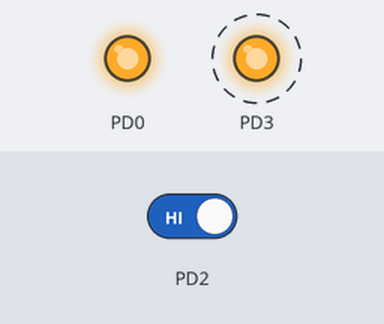
This program was run on a simulated ATmega32, built with avr-gcc and emulated at 8 MHz. On the bench: output pins drawn as LEDs (lit = HIGH). Dashed ring = blinking. The test bench sets the inputs (shaded band); at power-on: PD2 HIGH.

Above: at 1.25 s.
1.3 s: PD2 driven LOW
At 2.3 s:
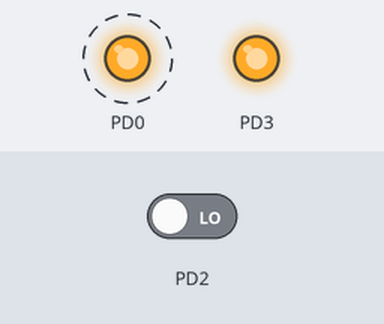
4.3 s: PD2 driven HIGH
At 5.15 s:
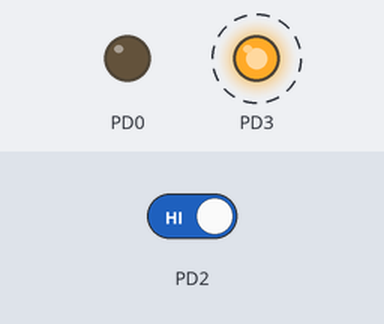
Timing chart, 0 to 13.3 s (numbered marks = the images above; inputs shaded):
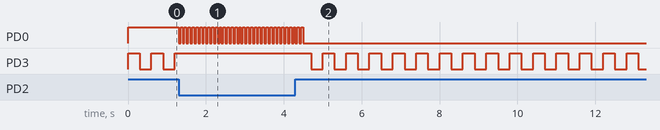

Measured:
- after the input at 1.3 s, PD0: alternates HIGH for 0.05 s and LOW for 0.05 s, starting at once; PD3: stops changing and stays HIGH
- after the input at 4.3 s, PD0: goes on until 4.5 s, then stays LOW; PD3: alternates HIGH for 0.30 s and LOW for 0.30 s, starting after 0.40 s
- by itself, PD3: alternates HIGH for 0.30 s and LOW for 0.30 s

The program:

main.c
```c
#define F_CPU 8000000UL

#include <avr/io.h>
#include <util/delay.h>
#include <avr/interrupt.h>

ISR(INT0_vect)
{
 int x=0;

 for (x=0; x<4; x++)
 {
	PORTD &=~(1<<PD0);
	_delay_ms(50);
   PORTD |=(1<<PD0);
   _delay_ms(50);
 }
 PORTD &=~(1<<PD0);

}

int main(void)
{
    // pin INT0 is input
	DDRD &=~(1<<PD2);
	// pin dx is output
   DDRD |=1<<PD0;
    PORTD |=(1<<PD0); //enable pull up resistor

	//RED LED
   DDRD |=(1<<PD3);
   PORTD &=~(1<<PD3);


	// enable int0 interrupt
	 GICR |=(1<<INT0);
	// enable global interrupt
	sei();

    while (1)
    {
	   PORTD ^=(1<<PD3);
	   _delay_ms(300);
    }
}
```
